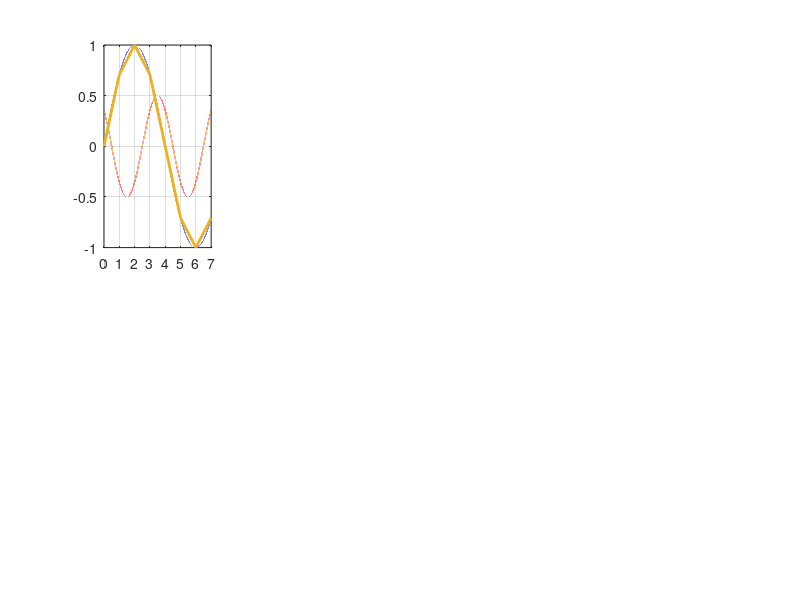

Reproduce this figure in MATLAB. (Note: this script raises an error after producing the figure.)
#CODE FOR DFT, IDFT and Radix-2 FFT 

n = 0:1:7; %FFT at 8 points
ts = 1/8000; %Sampling freq = 1/ts = 8000 Hz
n1 = 0:ts:7;

%x_n = sin(2*pi*1000*n*ts) + 0.5*sin(2*pi*2000*n*ts + 3*pi/4); %Ex in Lyon
x_n = sin(2*pi*1000*n*ts);



for i=1:7
    x_1 = sin(2*pi*i*1000*n1*ts);
    x_2 = 0.5*sin(2*pi*i*2000*n1*ts + 3*pi/4);
    subplot(2,4,i);
    plot(n1, x_1, n1, x_2, n, x_n, 'linewidth', 2);
    grid on;
    title("Value of m: ", i);
    legend('sin(2.pi.1000.n1.ts)', '0.5*sin(2.pi.2000.n1.ts + 3*pi/4)', ...
            'x_n');
end

%FFT
[y] = FFT(x_n);  
y

%DFT
[y1] = DFT(x_n, 8);
y1

%IDFT
[y2] = IDFT(y1, 8);
figure(2);
subplot(2,1,1);
plot(n, real(y2));
title('IDFT(y1), where y1 = FT(x_n)');
subplot(2,1,2);
plot(n, x_n);
title('Original signal x_n');

#Function for DFT
function [y1] = DFT(x,num)
x_m = zeros(1, num);
    for m = 1:num
        for n = 1:num
            x_m(m) = x_m(m) + x(n) .* exp(-1i*2*pi*(m-1)*(n-1)/num);
        end
     end
    
y1 = (x_m);
end

#Function for IDFT
function [y] = IDFT(x, num)
x_n = zeros(1, num);
    for m = 1:num
        for n = 1:num
            x_n(m) = x_n(m) + x(n) .* exp(1i*2*pi*(m-1)*(n-1)/num);
        end
        x_n(m) = x_n(m) * 1/num;
    end
y = x_n;
end

#Function for Radix-2 FFT
function [y] = FFT(x) 
p=nextpow2(length(x));            % checking the size of the input array
x=[x zeros(1,(2^p)-length(x))];   % making a zero array 
N=length(x);                      % computing the array size
S=log2(N);                        % computing the #conversion stages
Half=N/2;                         % half the length of the array
for stage=1:S                     % stages of transformation
    % series of "butterflies" for each stage
    for index=0:(N/(2^(stage-1))):(N-1) 
        for n=0:(Half-1)    % creating "butterfly" and saving the results
            pos=n+index+1;  % index of the data sample
            pow=(2^(stage-1))*n;  % part of power of the complex multiplier
            w=exp((-1i)*(2*pi)*pow/N); % complex multiplier
            a=x(pos)+x(pos+Half); % 1st part of the "butterfly" 
            b=(x(pos)-x(pos+Half)).*w; % 2nd part of the "butterfly" 
            x(pos)=a;               % saving computation of the 1-st part
            x(pos+Half)=b;          % saving computation of the 2-nd part
        end
    end
Half=Half/2;        % computing the next "Half" value
end
y=bitrevorder(x);   % performing bit-reverse operation and return 
end
